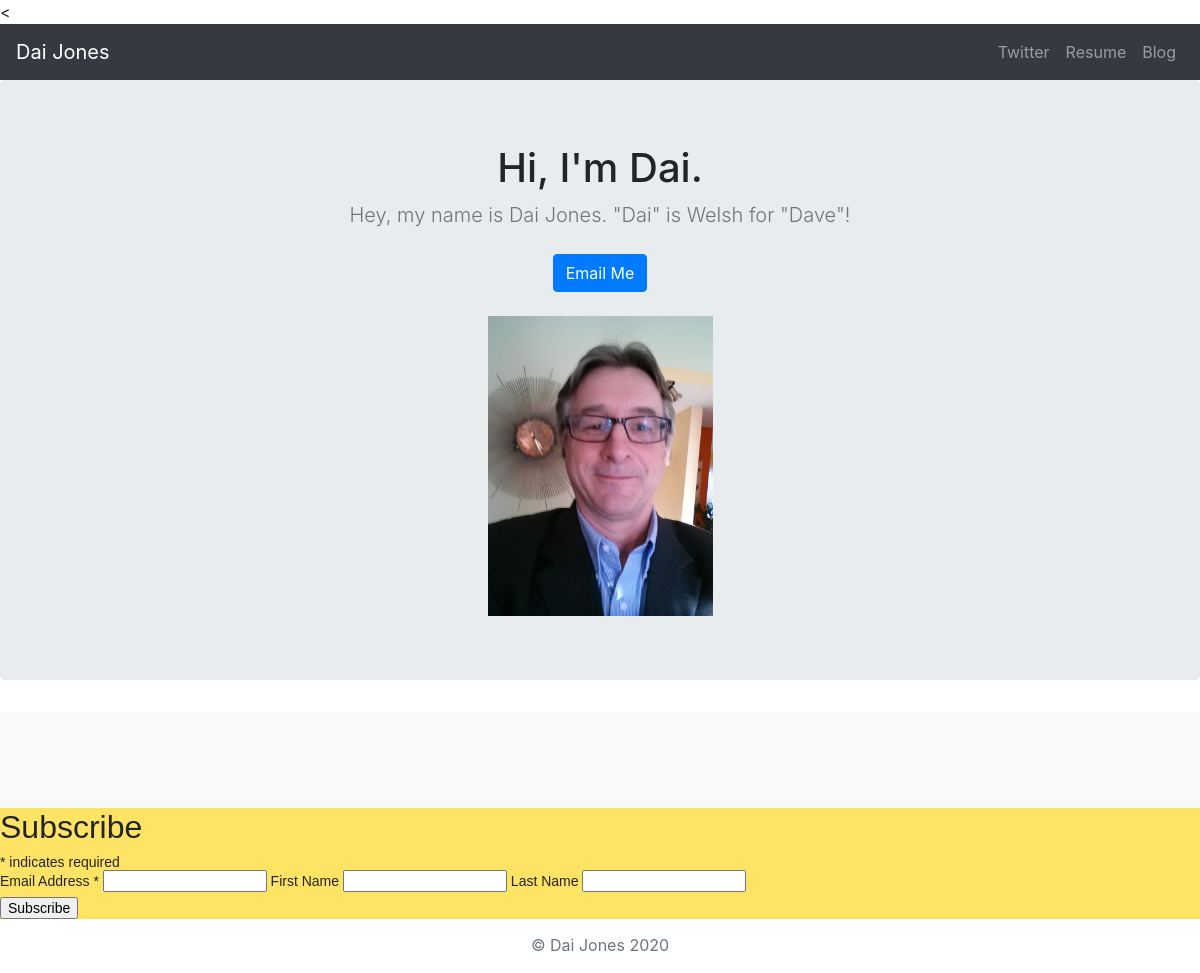
The app's page /, older data.
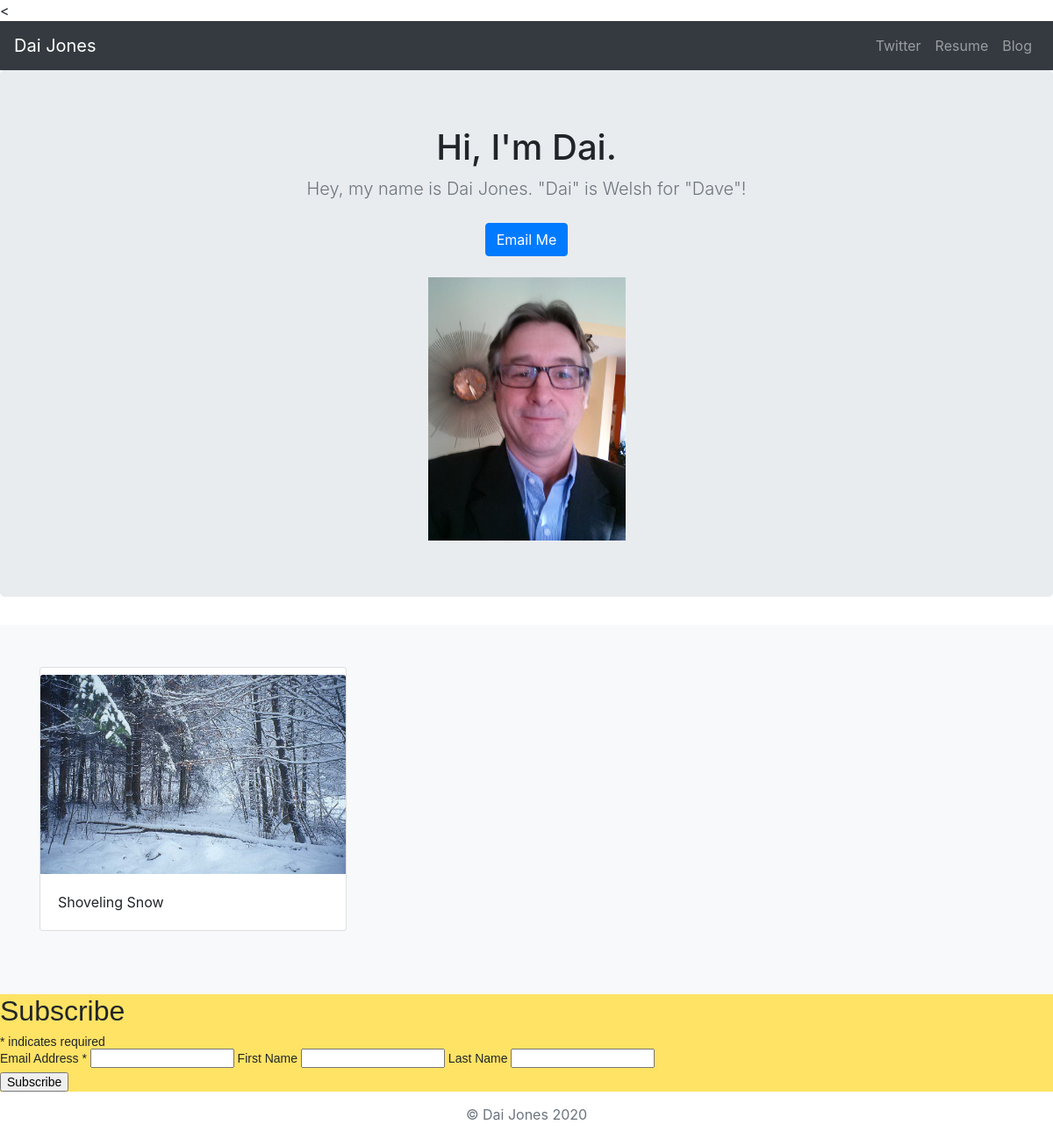
The same page, newer data.
### jobs/models.py (models this page shows, shortened)
class Job(models.Model):
    title = models.CharField(max_length=100,blank=True)
    image = models.ImageField(upload_to='images/')
    summary = models.CharField(max_length=200)
    url = models.URLField(blank=True)

### jobs/views.py (the view)
# urls.py: 2. Add a URL to urlpatterns:  path('', views.home, name='home')
def home(request):
    jobs = Job.objects
    return render(request, 'jobs/home.html', {'jobs':jobs})

### jobs/templates/jobs/home.html (shortened to what this page needs)
<<!doctype html>
<html lang="en">
<head>
  {% load staticfiles %}
</head>
<body>
  <header>
    <nav class="navbar navbar-expand-lg navbar-dark bg-dark">
      <a class="navbar-brand" href="{% url 'home' %}">Dai Jones</a>
      <div class="collapse navbar-collapse" id="navbarNavAltMarkup">
        <div class="navbar-nav ml-auto">
          <a class="nav-item nav-link" href="http://twitter.com/MrDaiJones">Twitter</a>
          <a class="nav-item nav-link" href="{% static 'resume.pdf' %}">Resume</a>
          <a class="nav-item nav-link" href="{% url 'allblogs' %}">Blog</a>
        </div>
      </div>
    </nav>
  </header>
  <main role="main">
    <section class="jumbotron text-center">
      <div class="container">
        <h1 class="jumbotron-heading">Hi, I'm Dai.</h1>
        <p class="lead text-muted">Hey, my name is Dai Jones. "Dai" is Welsh for "Dave"!</p>
        <p>
          <a href="mailto:Dai@xplus1tech.ca" class="btn btn-primary my-2">Email Me</a>
        </p>
        <img src="{% static 'dai.jpg' %}" height="300"/>
      </div>
    </section>
    <div class="album py-5 bg-light">
      <div class="container">
        <div class="row">
          {% for job in jobs.all %}
          <div class="col-md-4">
            <div class="card mb-4 box-shadow">
              <a href="{% url 'jobdetail' job.id %}"><h3>{{ job.title }}</h3></a>
              <img class="card-img-top" src="{{ job.image.url }}" />
              <div class="card-body">
                <p class="card-text">{{ job.summary }}</p>
              </div>
            </div>
          </div>
          {% endfor %}
        </div>
      </div>
    </div>
  </main>
  <link rel="stylesheet" href="https://maxcdn.bootstrapcdn.com/bootstrap/4.0.0/css/bootstrap.min.css">
  <link href="//cdn-images.mailchimp.com/embedcode/classic-10_7.css" rel="stylesheet" type="text/css">
<div id="mc_embed_signup">
<form action="https://getadoseofhappiness.us9.list-manage.com/subscribe/post?u=2a7e852a300fd4aee78df8f04&amp;id=a6b4a1ce50" method="post" id="mc-embedded-subscribe-form" name="mc-embedded-subscribe-form" class="validate" target="_blank" novalidate>
<div id="mc_embed_signup_scroll">
<h2>Subscribe</h2>
<div class="indicates-required"><span class="asterisk">*</span> indicates required</div>
<div class="mc-field-group">
<label for="mce-EMAIL">Email Address  <span class="asterisk">*</span>
</label>
<input type="email" value="" name="EMAIL" class="required email" id="mce-EMAIL">
<label for="mce-FNAME">First Name </label>
<input type="text" value="" name="FNAME" class="" id="mce-FNAME">
<label for="mce-LNAME">Last Name </label>
<input type="text" value="" name="LNAME" class="" id="mce-LNAME">
</div>
    <div class="clear"><input type="submit" value="Subscribe" name="subscribe" id="mc-embedded-subscribe" class="button"></div>
    </div>
</form>
</div>
  <footer class="text-muted">
    <div class="container text-center">
      <p>© Dai Jones {% now "Y" %}</p>
      </div>
  </footer>
</body>
</html

### jobs/templates/jobs/home.html (style rules this page uses)
#mc_embed_signup { background:#FFE365; clear:left; font:14px Helvetica,Arial,sans-serif; }

Row changes from the older to the newer data that the page shows:
added Job: image (picture), summary "Shoveling Snow"
